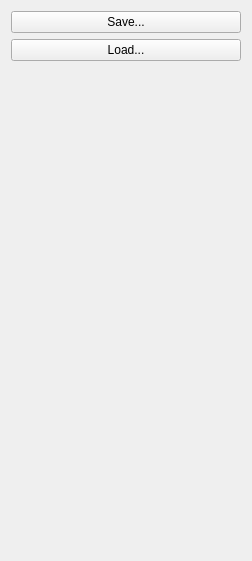
<?xml version="1.0" encoding="UTF-8"?>
<ui version="4.0">
 <class>CHorEditorWidget</class>
 <widget class="QWidget" name="CHorEditorWidget">
  <property name="geometry">
   <rect>
    <x>0</x>
    <y>0</y>
    <width>252</width>
    <height>561</height>
   </rect>
  </property>
  <property name="windowTitle">
   <string>Form</string>
  </property>
  <layout class="QVBoxLayout" name="verticalLayout_2">
   <item>
    <layout class="QVBoxLayout" name="verticalLayout">
     <item>
      <widget class="QPushButton" name="pushButton_2">
       <property name="text">
        <string>Save...</string>
       </property>
      </widget>
     </item>
     <item>
      <widget class="QPushButton" name="pushButton">
       <property name="text">
        <string>Load...</string>
       </property>
      </widget>
     </item>
     <item>
      <spacer name="verticalSpacer">
       <property name="orientation">
        <enum>Qt::Vertical</enum>
       </property>
       <property name="sizeHint" stdset="0">
        <size>
         <width>20</width>
         <height>40</height>
        </size>
       </property>
      </spacer>
     </item>
    </layout>
   </item>
  </layout>
 </widget>
 <resources/>
 <connections/>
</ui>
